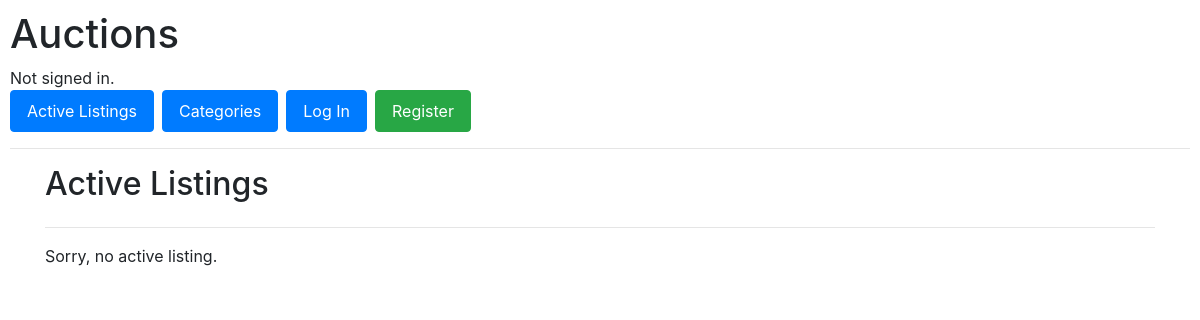
The app's page /, older data.
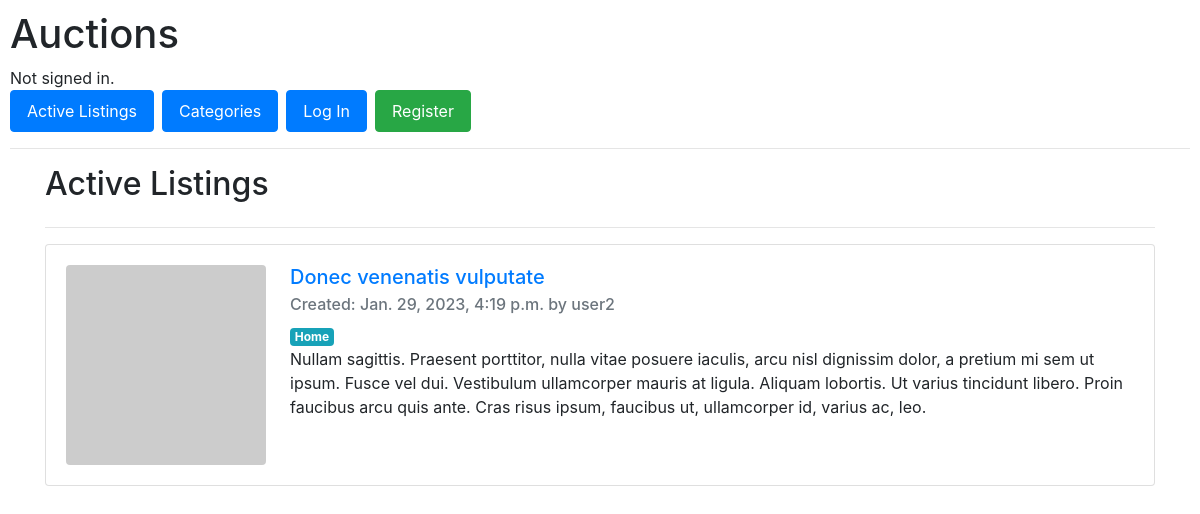
The same page, newer data.
### auctions/models.py (models this page shows, shortened)
class Listing(models.Model):
    user = models.ForeignKey(to=User, on_delete=models.PROTECT)
    title = models.CharField(max_length=50)
    description = models.TextField()
    category = models.ForeignKey(to=Category, on_delete=models.PROTECT, blank=True, null=True)
    image = models.URLField(blank=True, null=True)
    starting_price = models.DecimalField(max_digits=20, decimal_places=2)
    date_created = models.DateTimeField(auto_now_add=True)
    is_active = models.BooleanField(default=True)

class User(AbstractUser):
    watchlist = models.ManyToManyField(to="Listing", related_name="watched_by")

class Category(models.Model):
    name = models.CharField(max_length=50, unique=True)
    def __str__(self) -> str:
        return self.name
    class Meta:
        verbose_name_plural = "Categories"

### auctions/views.py (the view)
# urls.py: path("", views.index, name="index"),
def index(request):
    listings = Listing.objects.filter(is_active=True)
    return render(request, "auctions/index.html", context={
        "listings": listings,
    })

### auctions/templates/auctions/index.html
{% extends "auctions/layout.html" %}
{% block body %}
    <div class="container">
        <div class="row">
            <div class="col">
                <h2>{{ page_heading | default:"Active Listings"}}</h2>
            </div>
        </div>
        <hr>
        <div class="row">
            <div class="col">
            {% for listing in listings %}
                <div class="card mb-3">
                    <div class="card-body">
                        <img src="{{ listing.image|default:'https://dummyimage.com/200x200/404040/ffffff.jpg&text=No+Image' }}" class="img-fluid rounded float-left mr-4" style="width: 200px; height: 200px;" alt="No image">
                        <h5 class="card-title">
                            <a href="{% url 'listing_detail' listing.id %}">{{ listing.title }}</a>
                        </h5>
                        <h6 class="card-subtitle mb-2 text-muted">Created: {{ listing.date_created }} by {{ listing.user }}</h6>
                        <span class="badge badge-info">{{ listing.category }}</span>
                        <p class="card-text">{{ listing.description }}</p>
                    </div>
                </div>
            {% empty %}
                Sorry, no active listing.
            {% endfor %}
            </div>
        </div>
    </div>
{% endblock %}

Row changes from the older to the newer data that the page shows:
added Listing: title "Donec venenatis vulputate", date_created "Jan. 29, 2023, 4:19 p.m.", user "user2", category "Home", description "Nullam sagittis. Praesent porttitor, nulla vitae posuere iaculis, arcu nisl dignissim dolor, a pretium mi sem ut ipsum. Fusce vel dui. Vestibulum ullamcorper mauris at ligula. Aliquam lobortis. Ut varius tincidunt libero. Proin faucibus arcu quis ante. Cras risus ipsum, faucibus ut, ullamcorper id, varius ac, leo."
Text that changed along with them:
text no longer shown: "Sorry, no active listing."
